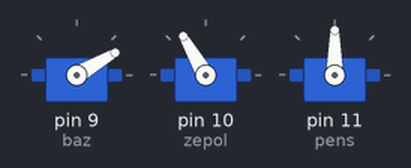
This sketch was run on a simulated Arduino Uno, built with avr-gcc and run on an emulated ATmega328P. On the bench: 3 × servo.

Above: at 0.05 s.
At 2.5 s:
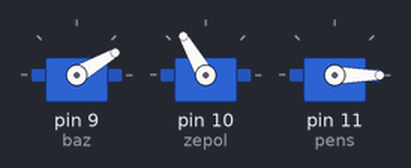
At 3.75 s:
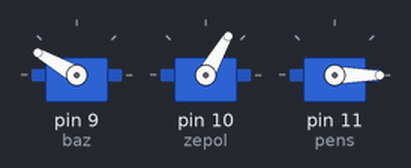
At 5.0 s:
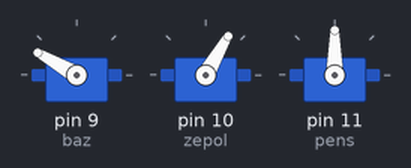
Timing chart, 0 to 6.5 s (numbered marks = the images above):
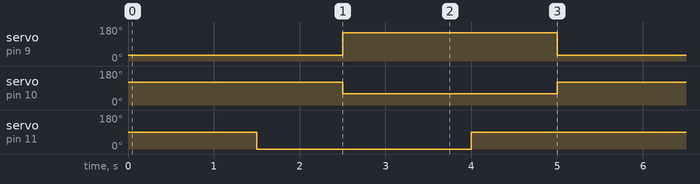

The sketch:

code.ino
```cpp
#include <Servo.h>

Servo baz;      // Servo 1 : rotation gauche/droite
Servo zepol;    // Servo 2 : lever/baisser le bras
Servo pens;     // Servo 3 : ouvrir/fermer la pince

void setup() {
  baz.attach(9);
  zepol.attach(10);
  pens.attach(11);

  // Position de départ
  baz.write(90);
  zepol.write(90);
  pens.write(0);
}

void loop() {
  // Position 1 : tourner à gauche, baisser, ouvrir la pince
  baz.write(30);
  zepol.write(120);
  pens.write(90);
  delay(1500);

  // Fermer la pince
  pens.write(0);
  delay(1000);

  // Position 2 : tourner à droite, lever
  baz.write(150);
  zepol.write(60);
  delay(1500);

  // Ouvrir la pince
  pens.write(90);
  delay(1000);
}
```

Measured:
- by itself, servo on pin 9 (baz): alternates 150° for 2.5 s and 30° for 2.5 s
- by itself, servo on pin 10 (zepol): alternates 120° for 2.5 s and 60° for 2.5 s
- by itself, servo on pin 11 (pens): alternates 90° for 2.5 s and 0° for 2.5 s
